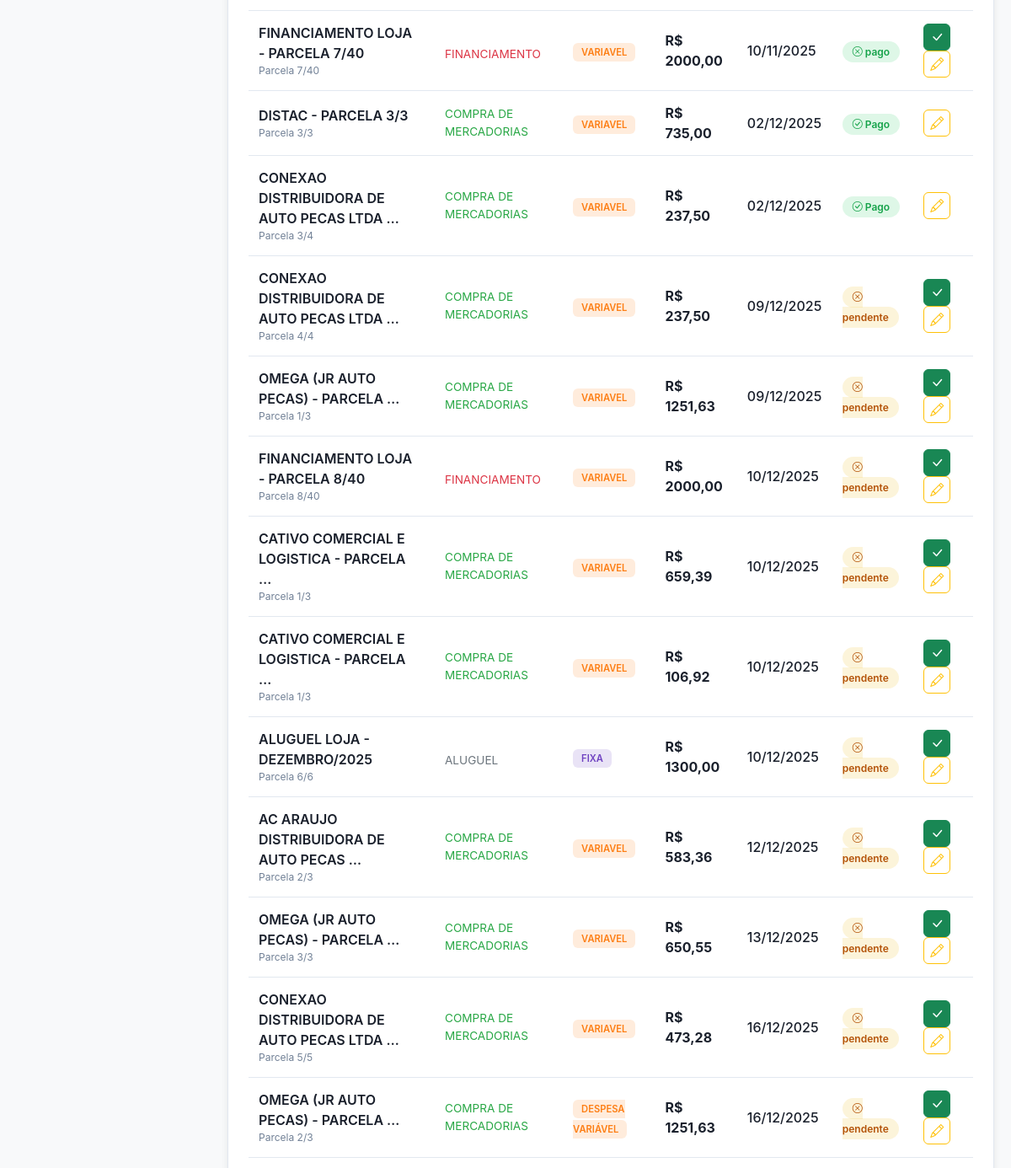
/financeiro/contas/ (signed in, middle part), run on an earlier commit of the app's database.
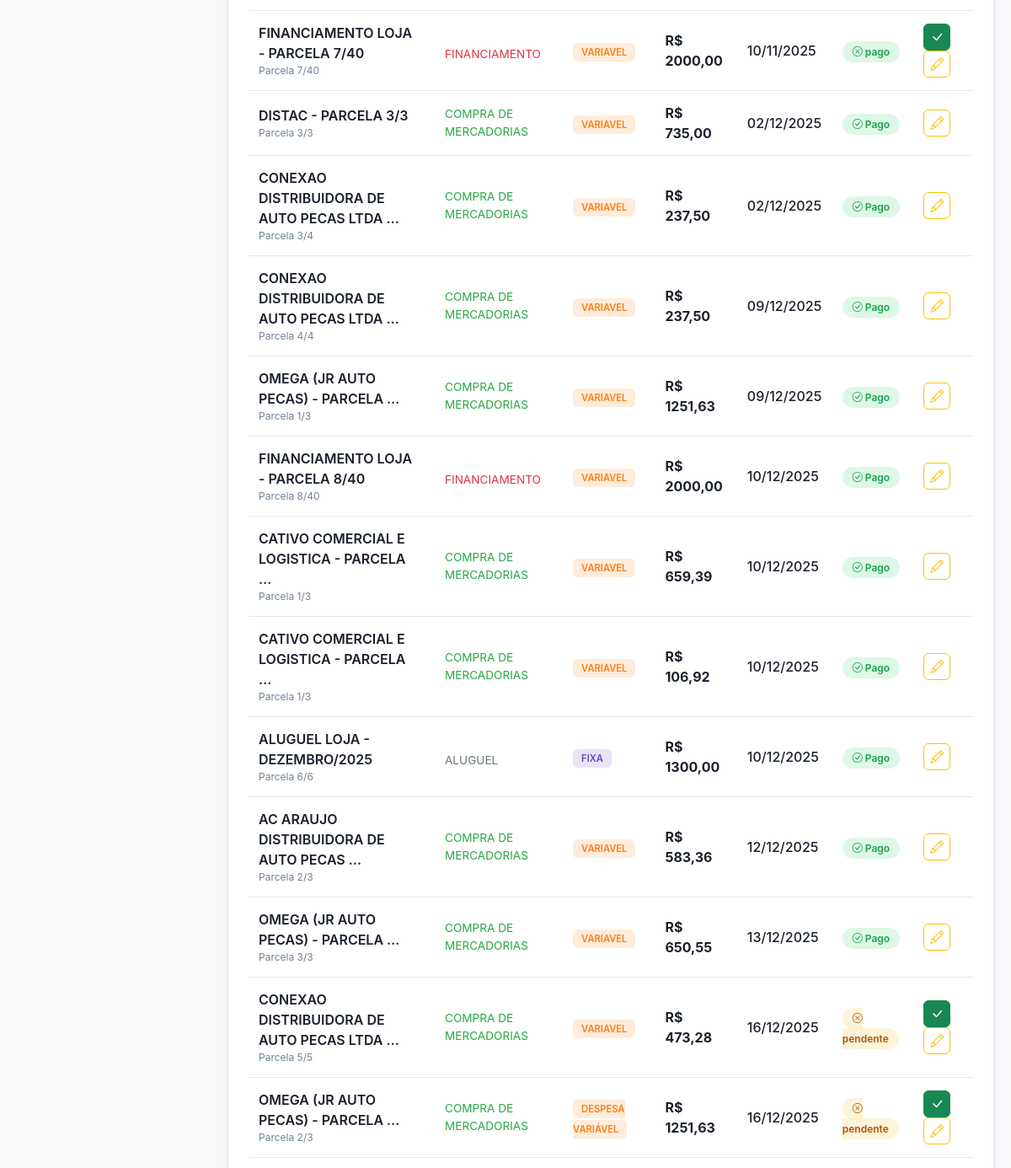
And on a later commit of the database.
### financeiro/models.py (models this page shows, shortened)
class ContaPagar(models.Model):
    TIPO_CHOICES = [
        ('FIXA', 'Despesa Fixa'),
        ('VARIAVEL', 'Despesa Variável'),
        ('TRIBUTO', 'Tributo'),
        ('PARCELADO', 'Parcelado'),
    ]
    STATUS_CHOICES = [
        ('PENDENTE', 'Pendente'),
        ('PAGO', 'Pago'),
        ('ATRASADO', 'Atrasado'),
        ('CANCELADO', 'Cancelado'),
    ]
    descricao = models.CharField(max_length=200, verbose_name='Descrição')
    categoria = models.ForeignKey(CategoriaDespesa, on_delete=models.PROTECT,
                                  verbose_name='Categoria')
    tipo = models.CharField(max_length=10, choices=TIPO_CHOICES, default='VARIAVEL',
                            verbose_name='Tipo')
    valor = models.DecimalField(max_digits=10, decimal_places=2, verbose_name='Valor')
    data_vencimento = models.DateField(verbose_name='Data de Vencimento')
    data_pagamento = models.DateField(blank=True, null=True, verbose_name='Data de Pagamento')
    status = models.CharField(max_length=10, choices=STATUS_CHOICES, default='PENDENTE',
                              verbose_name='Status')
    forma_pagamento = models.ForeignKey(FormaPagamento, on_delete=models.SET_NULL,
                                        blank=True, null=True, verbose_name='Forma de Pagamento')
    despesa_fixa = models.ForeignKey(DespesaFixa, on_delete=models.SET_NULL,
                                     blank=True, null=True, verbose_name='Despesa Fixa Origem')
    parcela_atual = models.IntegerField(default=1, verbose_name='Parcela Atual')
    total_parcelas = models.IntegerField(default=1, verbose_name='Total de Parcelas')
    compra_parcelada = models.ForeignKey('CompraParcelada', on_delete=models.CASCADE,
                                         blank=True, null=True, related_name='parcelas')
    faturamento_referencia = models.ForeignKey('FaturamentoMensal', on_delete=models.SET_NULL,
                                               blank=True, null=True, related_name='tributos')
    fornecedor = models.ForeignKey('estoque.Fornecedor', on_delete=models.SET_NULL,
                                   blank=True, null=True, verbose_name='Fornecedor',
                                   related_name='contas_pagar')
    documento_referencia = models.CharField(max_length=100, blank=True, null=True,
                                            verbose_name='Nº Documento/NF')
    observacoes = models.TextField(blank=True, null=True, verbose_name='Observações')
    comprovante = models.FileField(upload_to='comprovantes/%Y/%m/', blank=True, null=True,
                                   verbose_name='Comprovante')
    usuario_cadastro = models.ForeignKey(User, on_delete=models.SET_NULL, blank=True, null=True,
                                         related_name='contas_cadastradas')
    data_cadastro = models.DateTimeField(auto_now_add=True)
    data_atualizacao = models.DateTimeField(auto_now=True)
    class Meta:
        verbose_name = 'Conta a Pagar'
        verbose_name_plural = 'Contas a Pagar'
        ordering = ['data_vencimento', 'descricao']
    @property
    def esta_atrasado(self):
        return self.status == 'PENDENTE' and self.data_vencimento < date.today()
    @property
    def dias_atraso(self):
        if self.esta_atrasado:
            return (date.today() - self.data_vencimento).days
        return 0

class CategoriaDespesa(models.Model):
    TIPO_CHOICES = [
        ('FIXA', 'Despesa Fixa'),
        ('VARIAVEL', 'Despesa Variável'),
        ('AMBOS', 'Ambos'),
    ]
    nome = models.CharField(max_length=100, verbose_name='Nome')
    tipo = models.CharField(max_length=10, choices=TIPO_CHOICES, default='AMBOS', verbose_name='Tipo')
    icone = models.CharField(max_length=50, default='bi-folder', verbose_name='Ícone',
                             help_text='Classe do ícone Bootstrap (ex: bi-house)')
    cor = models.CharField(max_length=20, default='#6c757d', verbose_name='Cor',
                           help_text='Cor em hexadecimal')
    ativo = models.BooleanField(default=True, verbose_name='Ativo')
    ordem = models.IntegerField(default=0, verbose_name='Ordem de Exibição')
    class Meta:
        verbose_name = 'Categoria de Despesa'
        verbose_name_plural = 'Categorias de Despesas'
        ordering = ['ordem', 'nome']

### financeiro/views.py (the view)
# urls.py: path('contas/', views.lista_contas_pagar, name='lista_contas'),
@login_required
def lista_contas_pagar(request):
    busca = request.GET.get('busca', '')
    status_filtro = request.GET.get('status', '')
    tipo_filtro = request.GET.get('tipo', '')
    categoria_id = request.GET.get('categoria', '')
    mes = request.GET.get('mes', '')
    ano = request.GET.get('ano', '')
    contas = ContaPagar.objects.all().select_related('categoria', 'forma_pagamento')
    if busca:
        contas = contas.filter(descricao__icontains=busca)
    if status_filtro:
        contas = contas.filter(status=status_filtro)
    if tipo_filtro:
        contas = contas.filter(tipo=tipo_filtro)
    if categoria_id:
        contas = contas.filter(categoria_id=categoria_id)
    if mes and ano:
        contas = contas.filter(data_vencimento__month=mes, data_vencimento__year=ano)
    elif ano:
        contas = contas.filter(data_vencimento__year=ano)
    hoje = date.today()
    ContaPagar.objects.filter(
        status='PENDENTE',
        data_vencimento__lt=hoje
    ).update(status='ATRASADO')
    contas = contas.order_by('data_vencimento')
    stats = {
        'total': contas.aggregate(total=Coalesce(Sum('valor'), Decimal('0')))['total'],
        'pendentes': contas.filter(status='PENDENTE').aggregate(total=Coalesce(Sum('valor'), Decimal('0')))['total'],
        'pagas': contas.filter(status='PAGO').aggregate(total=Coalesce(Sum('valor'), Decimal('0')))['total'],
        'atrasadas': contas.filter(status='ATRASADO').aggregate(total=Coalesce(Sum('valor'), Decimal('0')))['total'],
        'qtd_total': contas.count(),
        'qtd_pendentes': contas.filter(status='PENDENTE').count(),
        'qtd_atrasadas': contas.filter(status='ATRASADO').count(),
    }
    paginator = Paginator(contas, 30)
    page_number = request.GET.get('page')
    page_obj = paginator.get_page(page_number)
    categorias = CategoriaDespesa.objects.filter(ativo=True).order_by('nome')
    anos_disponiveis = ContaPagar.objects.dates('data_vencimento', 'year', order='DESC')
    formas_pagamento = FormaPagamento.objects.filter(ativo=True).order_by('nome')
    context = {
        'page_obj': page_obj,
        'stats': stats,
        'categorias': categorias,
        'anos_disponiveis': anos_disponiveis,
        'formas_pagamento': formas_pagamento,
        'today': date.today(),
        'busca': busca,
        'status_filtro': status_filtro,
        'tipo_filtro': tipo_filtro,
        'categoria_selecionada': categoria_id,
        'mes_selecionado': mes,
        'ano_selecionado': ano,
    }
    return render(request, 'financeiro/contas_lista.html', context)

### templates/financeiro/contas_lista.html (shortened to what this page needs)
{% extends 'base.html' %}
{% block content %}
<div class="fin-container">
    <div class="main-card">
        <div class="table-responsive">
            <table class="tabela-contas">
                <tbody>
                    {% for conta in page_obj %}
                    <tr>
                        <td>
                            <div class="conta-descricao">{{ conta.descricao|truncatewords:6 }}</div>
                            {% if conta.total_parcelas > 1 %}
                            <div class="parcela-info">Parcela {{ conta.parcela_atual }}/{{ conta.total_parcelas }}</div>
                            {% endif %}
                        </td>
                        <td>
                            <span class="conta-categoria" style="color: {{ conta.categoria.cor }};">
                                {{ conta.categoria.nome }}
                            </span>
                        </td>
                        <td>
                            <span class="tipo-badge {{ conta.tipo|lower }}">{{ conta.get_tipo_display }}</span>
                        </td>
                        <td>
                            <span class="valor-conta">R$ {{ conta.valor|floatformat:2 }}</span>
                        </td>
                        <td>
                            <span class="data-vencimento {% if conta.esta_atrasado %}atrasada{% endif %}">
                                {{ conta.data_vencimento|date:"d/m/Y" }}
                            </span>
                        </td>
                        <td>
                            <span class="status-badge {{ conta.status|lower }}">
                                {% if conta.status == 'PENDENTE' %}<i class="bi bi-clock"></i>
                                {% elif conta.status == 'PAGO' %}<i class="bi bi-check-circle"></i>
                                {% elif conta.status == 'ATRASADO' %}<i class="bi bi-exclamation-triangle"></i>
                                {% else %}<i class="bi bi-x-circle"></i>{% endif %}
                                {{ conta.get_status_display }}
                            </span>
                        </td>
                        <td>
                            {% if conta.status != 'PAGO' and conta.status != 'CANCELADO' %}
                            <button type="button" class="btn btn-acao btn-success" title="Pagar"
                                    data-bs-toggle="modal" data-bs-target="#modalPagar{{ conta.id }}">
                                <i class="bi bi-check-lg"></i>
                            </button>
                            {% endif %}
                            <a href="{% url 'financeiro:editar_conta' conta.id %}" class="btn btn-acao btn-outline-warning" title="Editar">
                                <i class="bi bi-pencil"></i>
                            </a>
                        </td>
                    </tr>
                    {% endfor %}
                </tbody>
            </table>
        </div>
    </div>
</div>
{% endblock %}

What changed in the data, as far as the page shows it:
changed ContaPagar (number 4 of 13 on the later page): status "pendente" → "Pago"
changed ContaPagar (number 5 of 13 on the later page): status "pendente" → "Pago"
changed ContaPagar "FINANCIAMENTO LOJA - PARCELA 8/40": status "pendente" → "Pago"
changed ContaPagar (number 7 of 13 on the later page): status "pendente" → "Pago"
changed ContaPagar (number 8 of 13 on the later page): status "pendente" → "Pago"
changed ContaPagar "ALUGUEL LOJA - DEZEMBRO/2025": status "pendente" → "Pago"
changed ContaPagar "AC ARAUJO DISTRIBUIDORA DE AUTO PECAS …": status "pendente" → "Pago"
changed ContaPagar (number 11 of 13 on the later page): status "pendente" → "Pago"
